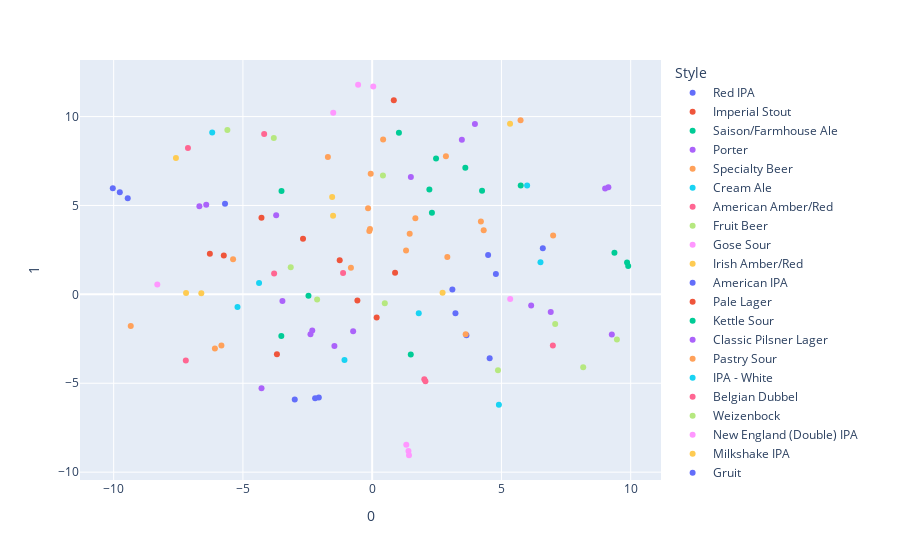

This figure's notebook cell:
### Code cell
fig = px.scatter(tsne_df,
                 x=0,
                 y=1,
                 color="Style",
                 hover_data=["Beer", "Section", "Number"]
                )
fig.show()

### Figure 1 — Plotly figure (JSON) as saved in the notebook; plotly's stock layout.template omitted (floating-point values rounded to 4 significant figures)
{"data": [{"customdata": [["HONEY GUM (RED IPA)", 1, 1], ["King River Double Red IPA", 1, 12], ["Hybrid Theory Red Rye IPA", 1, 18]], "hovertemplate": "Style=Red IPA<br>0=%{x}<br>1=%{y}<br>Beer=%{customdata[0]}<br>Section=%{customdata[1]}<br>Number=%{customdata[2]}<extra></extra>", "legendgroup": "Red IPA", "marker": {"color": "#636efa", "symbol": "circle"}, "mode": "markers", "name": "Red IPA", "orientation": "v", "showlegend": true, "type": "scatter", "x": [-10.03, -9.456, -9.762], "xaxis": "x", "y": [5.972, 5.407, 5.737], "yaxis": "y"}, {"customdata": [["Choc à l'orange", 1, 2], ["Crumbs - Imperial Cookie Stout", 1, 5], ["Bounty Hunter", 2, 21], ["Abominable S'Mores Imperial Milk Stout", 5, 87], ["Lord Barista", 6, 111]], "hovertemplate": "Style=Imperial Stout<br>0=%{x}<br>1=%{y}<br>Beer=%{customdata[0]}<br>Section=%{customdata[1]}<br>Number=%{customdata[2]}<extra></extra>", "legendgroup": "Imperial Stout", "marker": {"color": "#EF553B", "symbol": "circle"}, "mode": "markers", "name": "Imperial Stout", "orientation": "v", "showlegend": true, "type": "scatter", "x": [-4.282, -0.5717, 0.1732, -2.675, -3.685], "xaxis": "x", "y": [4.314, -0.3506, -1.305, 3.127, -3.368], "yaxis": "y"}, {"customdata": [["Spaghetti Saison", 1, 3], ["Sparkling Saison Noir", 3, 50], ["Black Mamba - Imperial Black Saison", 6, 105]], "hovertemplate": "Style=Saison/Farmhouse Ale<br>0=%{x}<br>1=%{y}<br>Beer=%{customdata[0]}<br>Section=%{customdata[1]}<br>Number=%{customdata[2]}<extra></extra>", "legendgroup": "Saison/Farmhouse Ale", "marker": {"color": "#00cc96", "symbol": "circle"}, "mode": "markers", "name": "Saison/Farmhouse Ale", "orientation": "v", "showlegend": true, "type": "scatter", "x": [9.859, 9.903, 9.371], "xaxis": "x", "y": [1.793, 1.599, 2.339], "yaxis": "y"}, {"customdata": [["Cocoa Comet", 1, 4], ["Don't Take The Pith", 1, 13], ["Nitro Citrus - Blood Orange Chocolate Porter", 2, 26], ["Biscoff Chocolate Brownie Porter", 4, 78], ["Miso Macadamia Stout", 5, 100]], "hovertemplate": "Style=Porter<br>0=%{x}<br>1=%{y}<br>Beer=%{customdata[0]}<br>Section=%{customdata[1]}<br>Number=%{customdata[2]}<extra></extra>", "legendgroup": "Porter", "marker": {"color": "#ab63fa", "symbol": "circle"}, "mode": "markers", "name": "Porter", "orientation": "v", "showlegend": true, "type": "scatter", "x": [9.136, -6.683, -6.42, 9.011, -4.281], "xaxis": "x", "y": [6.028, 4.953, 5.039, 5.957, -5.276], "yaxis": "y"}, {"customdata": [["Unlikely Friends", 1, 6], ["Brunswick Grape Ale", 1, 14], ["Rum Running", 2, 25], ["Honey Honey, Joy Joy", 3, 57], ["Pick of the Bunch", 3, 58], ["Ooray for Gilbert", 4, 75], ["Billson's Flavored Sour Beer", 4, 79], ["Sweet as Pie", 5, 91], ["Partical Fusion - worlds collide", 5, 94], ["Salvaged Cherry Cola", 5, 98], ["Strawberry Champagne Beer", 6, 101], ["Raspberry Sherbet Bomb", 6, 115]], "hovertemplate": "Style=Specialty Beer<br>0=%{x}<br>1=%{y}<br>Beer=%{customdata[0]}<br>Section=%{customdata[1]}<br>Number=%{customdata[2]}<extra></extra>", "legendgroup": "Specialty Beer", "marker": {"color": "#FFA15A", "symbol": "circle"}, "mode": "markers", "name": "Specialty Beer", "orientation": "v", "showlegend": true, "type": "scatter", "x": [1.31, -5.381, -0.1592, 6.999, 4.314, -9.339, -0.05644, -1.713, -0.1098, 2.907, -0.08484, 5.74], "xaxis": "x", "y": [2.465, 1.979, 4.839, 3.317, 3.6, -1.776, 6.786, 7.728, 3.562, 2.108, 3.683, 9.789], "yaxis": "y"}, {"customdata": [["White Forest", 1, 7]], "hovertemplate": "Style=Cream Ale<br>0=%{x}<br>1=%{y}<br>Beer=%{customdata[0]}<br>Section=%{customdata[1]}<br>Number=%{customdata[2]}<extra></extra>", "legendgroup": "Cream Ale", "marker": {"color": "#19d3f3", "symbol": "circle"}, "mode": "markers", "name": "Cream Ale", "orientation": "v", "showlegend": true, "type": "scatter", "x": [-1.072], "xaxis": "x", "y": [-3.691], "yaxis": "y"}, {"customdata": [["Dank & Stormy", 1, 8]], "hovertemplate": "Style=American Amber/Red<br>0=%{x}<br>1=%{y}<br>Beer=%{customdata[0]}<br>Section=%{customdata[1]}<br>Number=%{customdata[2]}<extra></extra>", "legendgroup": "American Amber/Red", "marker": {"color": "#FF6692", "symbol": "circle"}, "mode": "markers", "name": "American Amber/Red", "orientation": "v", "showlegend": true, "type": "scatter", "x": [-7.126], "xaxis": "x", "y": [8.229], "yaxis": "y"}, {"customdata": [["Screamin' Peach", 1, 9], ["Yu Zerious? - Yuzu Russ”", 2, 27], ["Mai TaIPA", 2, 40], ["Slatterpuss Watermelon Sour", 4, 69]], "hovertemplate": "Style=Fruit Beer<br>0=%{x}<br>1=%{y}<br>Beer=%{customdata[0]}<br>Section=%{customdata[1]}<br>Number=%{customdata[2]}<extra></extra>", "legendgroup": "Fruit Beer", "marker": {"color": "#B6E880", "symbol": "circle"}, "mode": "markers", "name": "Fruit Beer", "orientation": "v", "showlegend": true, "type": "scatter", "x": [4.866, 8.163, 9.467, 0.4159], "xaxis": "x", "y": [-4.268, -4.097, -2.537, 6.69], "yaxis": "y"}, {"customdata": [["Funky Gose To Hollywood", 1, 10], ["Wakame Up Before You Gose", 2, 34], ["Spi-ski Margarita Gose", 4, 67]], "hovertemplate": "Style=Gose Sour<br>0=%{x}<br>1=%{y}<br>Beer=%{customdata[0]}<br>Section=%{customdata[1]}<br>Number=%{customdata[2]}<extra></extra>", "legendgroup": "Gose Sour", "marker": {"color": "#FF97FF", "symbol": "circle"}, "mode": "markers", "name": "Gose Sour", "orientation": "v", "showlegend": true, "type": "scatter", "x": [1.403, 1.32, 1.424], "xaxis": "x", "y": [-8.805, -8.465, -9.049], "yaxis": "y"}, {"customdata": [["Old Mate", 1, 11]], "hovertemplate": "Style=Irish Amber/Red<br>0=%{x}<br>1=%{y}<br>Beer=%{customdata[0]}<br>Section=%{customdata[1]}<br>Number=%{customdata[2]}<extra></extra>", "legendgroup": "Irish Amber/Red", "marker": {"color": "#FECB52", "symbol": "circle"}, "mode": "markers", "name": "Irish Amber/Red", "orientation": "v", "showlegend": true, "type": "scatter", "x": [-7.591], "xaxis": "x", "y": [7.667], "yaxis": "y"}, {"customdata": [["Pepper, Pepper, Pepper", 1, 15], ["Soolong Sucka", 2, 29], ["Hop Yearning", 3, 51], ["Two Thumbs Toasted Ironbark West Coast IPA", 3, 53], ["Bacon Me Crazy", 6, 112]], "hovertemplate": "Style=American IPA<br>0=%{x}<br>1=%{y}<br>Beer=%{customdata[0]}<br>Section=%{customdata[1]}<br>Number=%{customdata[2]}<extra></extra>", "legendgroup": "American IPA", "marker": {"color": "#636efa", "symbol": "circle"}, "mode": "markers", "name": "American IPA", "orientation": "v", "showlegend": true, "type": "scatter", "x": [4.544, 3.102, 3.222, 3.646, 4.785], "xaxis": "x", "y": [-3.598, 0.2741, -1.062, -2.292, 1.148], "yaxis": "y"}, {"customdata": [["Double Lemon Shochu Shandy", 1, 16]], "hovertemplate": "Style=Pale Lager<br>0=%{x}<br>1=%{y}<br>Beer=%{customdata[0]}<br>Section=%{customdata[1]}<br>Number=%{customdata[2]}<extra></extra>", "legendgroup": "Pale Lager", "marker": {"color": "#EF553B", "symbol": "circle"}, "mode": "markers", "name": "Pale Lager", "orientation": "v", "showlegend": true, "type": "scatter", "x": [0.8364], "xaxis": "x", "y": [10.92], "yaxis": "y"}, {"customdata": [["Smoke Rings", 1, 17], ["Tarte Noir", 2, 23], ["Pineapple Punch", 3, 52], ["Lemon & Key Lime Meringue Pie Sour", 3, 54], ["Fantastic Sour", 4, 71], ["Zombie Imperial Sour", 5, 95], ["Grand Slam' Strawberries & Cream Imperial Sour", 6, 106]], "hovertemplate": "Style=Kettle Sour<br>0=%{x}<br>1=%{y}<br>Beer=%{customdata[0]}<br>Section=%{customdata[1]}<br>Number=%{customdata[2]}<extra></extra>", "legendgroup": "Kettle Sour", "marker": {"color": "#00cc96", "symbol": "circle"}, "mode": "markers", "name": "Kettle Sour", "orientation": "v", "showlegend": true, "type": "scatter", "x": [4.25, 2.311, 5.746, 1.034, 3.603, 2.212, 2.47], "xaxis": "x", "y": [5.829, 4.591, 6.117, 9.086, 7.125, 5.895, 7.648], "yaxis": "y"}, {"customdata": [["Open Relationship", 1, 19], ["Paradise Pils", 2, 24], [null, 6, 103]], "hovertemplate": "Style=Classic Pilsner Lager<br>0=%{x}<br>1=%{y}<br>Beer=%{customdata[0]}<br>Section=%{customdata[1]}<br>Number=%{customdata[2]}<extra></extra>", "legendgroup": "Classic Pilsner Lager", "marker": {"color": "#ab63fa", "symbol": "circle"}, "mode": "markers", "name": "Classic Pilsner Lager", "orientation": "v", "showlegend": true, "type": "scatter", "x": [6.15, 6.907, 9.27], "xaxis": "x", "y": [-0.6202, -0.9875, -2.253], "yaxis": "y"}, {"customdata": [["Krushberry Pi 3.142%", 1, 20], ["Sucker Punch Strawberries & Cream Lollipop Sour", 3, 46], ["Thicker Than Water (Brazilian Blood Limeaide Sour)", 4, 76], ["Banana and Blueberry Imperial Maple Maccadamia Pancake Smoothie Sour", 5, 88]], "hovertemplate": "Style=Pastry Sour<br>0=%{x}<br>1=%{y}<br>Beer=%{customdata[0]}<br>Section=%{customdata[1]}<br>Number=%{customdata[2]}<extra></extra>", "legendgroup": "Pastry Sour", "marker": {"color": "#FFA15A", "symbol": "circle"}, "mode": "markers", "name": "Pastry Sour", "orientation": "v", "showlegend": true, "type": "scatter", "x": [0.4236, 2.852, 1.67, 4.206], "xaxis": "x", "y": [8.707, 7.762, 4.278, 4.095], "yaxis": "y"}, {"customdata": [[null, 2, 22]], "hovertemplate": "Style=IPA - White<br>0=%{x}<br>1=%{y}<br>Beer=%{customdata[0]}<br>Section=%{customdata[1]}<br>Number=%{customdata[2]}<extra></extra>", "legendgroup": "IPA - White", "marker": {"color": "#19d3f3", "symbol": "circle"}, "mode": "markers", "name": "IPA - White", "orientation": "v", "showlegend": true, "type": "scatter", "x": [6.51], "xaxis": "x", "y": [1.805], "yaxis": "y"}, {"customdata": [["Dubbel Dutch", 2, 28]], "hovertemplate": "Style=Belgian Dubbel<br>0=%{x}<br>1=%{y}<br>Beer=%{customdata[0]}<br>Section=%{customdata[1]}<br>Number=%{customdata[2]}<extra></extra>", "legendgroup": "Belgian Dubbel", "marker": {"color": "#FF6692", "symbol": "circle"}, "mode": "markers", "name": "Belgian Dubbel", "orientation": "v", "showlegend": true, "type": "scatter", "x": [-3.792], "xaxis": "x", "y": [1.178], "yaxis": "y"}, {"customdata": [["Wise and the Foolish", 2, 30]], "hovertemplate": "Style=Weizenbock<br>0=%{x}<br>1=%{y}<br>Beer=%{customdata[0]}<br>Section=%{customdata[1]}<br>Number=%{customdata[2]}<extra></extra>", "legendgroup": "Weizenbock", "marker": {"color": "#B6E880", "symbol": "circle"}, "mode": "markers", "name": "Weizenbock", "orientation": "v", "showlegend": true, "type": "scatter", "x": [-3.151], "xaxis": "x", "y": [1.525], "yaxis": "y"}, {"customdata": [["Guava Lava Imperial IPL", 2, 31], ["Double Booti KNEIPA", 4, 74]], "hovertemplate": "Style=New England (Double) IPA<br>0=%{x}<br>1=%{y}<br>Beer=%{customdata[0]}<br>Section=%{customdata[1]}<br>Number=%{customdata[2]}<extra></extra>", "legendgroup": "New England (Double) IPA", "marker": {"color": "#FF97FF", "symbol": "circle"}, "mode": "markers", "name": "New England (Double) IPA", "orientation": "v", "showlegend": true, "type": "scatter", "x": [-0.5445, 0.04108], "xaxis": "x", "y": [11.79, 11.68], "yaxis": "y"}, {"customdata": [["Pig Pickin Cake", 2, 32], ["DDH Unicorn Frappe NEIPA", 4, 68]], "hovertemplate": "Style=Milkshake IPA<br>0=%{x}<br>1=%{y}<br>Beer=%{customdata[0]}<br>Section=%{customdata[1]}<br>Number=%{customdata[2]}<extra></extra>", "legendgroup": "Milkshake IPA", "marker": {"color": "#FECB52", "symbol": "circle"}, "mode": "markers", "name": "Milkshake IPA", "orientation": "v", "showlegend": true, "type": "scatter", "x": [-1.548, -1.512], "xaxis": "x", "y": [5.48, 4.418], "yaxis": "y"}, {"customdata": [["Hopless - Botanical IPA", 2, 33]], "hovertemplate": "Style=Gruit<br>0=%{x}<br>1=%{y}<br>Beer=%{customdata[0]}<br>Section=%{customdata[1]}<br>Number=%{customdata[2]}<extra></extra>", "legendgroup": "Gruit", "marker": {"color": "#636efa", "symbol": "circle"}, "mode": "markers", "name": "Gruit", "orientation": "v", "showlegend": true, "type": "scatter", "x": [6.6], "xaxis": "x", "y": [2.59], "yaxis": "y"}, {"customdata": [["Michelager", 2, 35]], "hovertemplate": "Style=Lager - Mexican<br>0=%{x}<br>1=%{y}<br>Beer=%{customdata[0]}<br>Section=%{customdata[1]}<br>Number=%{customdata[2]}<extra></extra>", "legendgroup": "Lager - Mexican", "marker": {"color": "#EF553B", "symbol": "circle"}, "mode": "markers", "name": "Lager - Mexican", "orientation": "v", "showlegend": true, "type": "scatter", "x": [-1.256], "xaxis": "x", "y": [1.92], "yaxis": "y"}, {"customdata": [["Smooth Caffeinator", 2, 36]], "hovertemplate": "Style=Dulce de Leche Affogato Stout<br>0=%{x}<br>1=%{y}<br>Beer=%{customdata[0]}<br>Section=%{customdata[1]}<br>Number=%{customdata[2]}<extra></extra>", "legendgroup": "Dulce de Leche Affogato Stout", "marker": {"color": "#00cc96", "symbol": "circle"}, "mode": "markers", "name": "Dulce de Leche Affogato Stout", "orientation": "v", "showlegend": true, "type": "scatter", "x": [-2.464], "xaxis": "x", "y": [-0.07463], "yaxis": "y"}, {"customdata": [["Blackberries, Blueberries and Sour Patch kids!", 2, 37]], "hovertemplate": "Style=Sour - Kettle Sour<br>0=%{x}<br>1=%{y}<br>Beer=%{customdata[0]}<br>Section=%{customdata[1]}<br>Number=%{customdata[2]}<extra></extra>", "legendgroup": "Sour - Kettle Sour", "marker": {"color": "#ab63fa", "symbol": "circle"}, "mode": "markers", "name": "Sour - Kettle Sour", "orientation": "v", "showlegend": true, "type": "scatter", "x": [1.496], "xaxis": "x", "y": [6.604], "yaxis": "y"}, {"customdata": [["Supermassive Black Hole", 2, 38]], "hovertemplate": "Style=Stout - Pastry<br>0=%{x}<br>1=%{y}<br>Beer=%{customdata[0]}<br>Section=%{customdata[1]}<br>Number=%{customdata[2]}<extra></extra>", "legendgroup": "Stout - Pastry", "marker": {"color": "#FFA15A", "symbol": "circle"}, "mode": "markers", "name": "Stout - Pastry", "orientation": "v", "showlegend": true, "type": "scatter", "x": [1.451], "xaxis": "x", "y": [3.412], "yaxis": "y"}, {"customdata": [["Feiladh Mor (\"Great Kilt\")", 2, 39]], "hovertemplate": "Style=Scotch Ale/Wee Heavy<br>0=%{x}<br>1=%{y}<br>Beer=%{customdata[0]}<br>Section=%{customdata[1]}<br>Number=%{customdata[2]}<extra></extra>", "legendgroup": "Scotch Ale/Wee Heavy", "marker": {"color": "#19d3f3", "symbol": "circle"}, "mode": "markers", "name": "Scotch Ale/Wee Heavy", "orientation": "v", "showlegend": true, "type": "scatter", "x": [-5.209], "xaxis": "x", "y": [-0.7062], "yaxis": "y"}, {"customdata": [["Haze Train", 3, 41], ["Southern Crossed Lovers - ANZIPA", 4, 65], ["Big Feelings", 6, 107]], "hovertemplate": "Style=Hazy IPA<br>0=%{x}<br>1=%{y}<br>Beer=%{customdata[0]}<br>Section=%{customdata[1]}<br>Number=%{customdata[2]}<extra></extra>", "legendgroup": "Hazy IPA", "marker": {"color": "#FF6692", "symbol": "circle"}, "mode": "markers", "name": "Hazy IPA", "orientation": "v", "showlegend": true, "type": "scatter", "x": [2.017, 2.06, 6.989], "xaxis": "x", "y": [-4.774, -4.885, -2.88], "yaxis": "y"}, {"customdata": [["Creature of the Deep", 3, 42], ["Flat White Oatmeal stout", 6, 109]], "hovertemplate": "Style=Oatmeal Stout<br>0=%{x}<br>1=%{y}<br>Beer=%{customdata[0]}<br>Section=%{customdata[1]}<br>Number=%{customdata[2]}<extra></extra>", "legendgroup": "Oatmeal Stout", "marker": {"color": "#B6E880", "symbol": "circle"}, "mode": "markers", "name": "Oatmeal Stout", "orientation": "v", "showlegend": true, "type": "scatter", "x": [0.488, -2.13], "xaxis": "x", "y": [-0.4977, -0.2875], "yaxis": "y"}, {"customdata": [["Triple Sticky", 3, 43]], "hovertemplate": "Style=Hoppy Lager<br>0=%{x}<br>1=%{y}<br>Beer=%{customdata[0]}<br>Section=%{customdata[1]}<br>Number=%{customdata[2]}<extra></extra>", "legendgroup": "Hoppy Lager", "marker": {"color": "#FF97FF", "symbol": "circle"}, "mode": "markers", "name": "Hoppy Lager", "orientation": "v", "showlegend": true, "type": "scatter", "x": [5.339], "xaxis": "x", "y": [-0.2656], "yaxis": "y"}, {"customdata": [["Rose Petal Raspberry Sour", 3, 44]], "hovertemplate": "Style=Sour<br>0=%{x}<br>1=%{y}<br>Beer=%{customdata[0]}<br>Section=%{customdata[1]}<br>Number=%{customdata[2]}<extra></extra>", "legendgroup": "Sour", "marker": {"color": "#FECB52", "symbol": "circle"}, "mode": "markers", "name": "Sour", "orientation": "v", "showlegend": true, "type": "scatter", "x": [5.333], "xaxis": "x", "y": [9.592], "yaxis": "y"}, {"customdata": [["“Shinigami” - Umami Smoked Porter", 3, 45], ["Smoked Kelp Stout", 5, 81], ["Holy Smokes! - Camel Dung Smoked Porter", 5, 97]], "hovertemplate": "Style=Smoked Beer (non Rauchbier)<br>0=%{x}<br>1=%{y}<br>Beer=%{customdata[0]}<br>Section=%{customdata[1]}<br>Number=%{customdata[2]}<extra></extra>", "legendgroup": "Smoked Beer (non Rauchbier)", "marker": {"color": "#636efa", "symbol": "circle"}, "mode": "markers", "name": "Smoked Beer (non Rauchbier)", "orientation": "v", "showlegend": true, "type": "scatter", "x": [-2.995, -2.063, -2.208], "xaxis": "x", "y": [-5.909, -5.795, -5.841], "yaxis": "y"}, {"customdata": [["Aurora Australis Wonder Ale", 3, 47]], "hovertemplate": "Style=Belgian Dark Strong Ale<br>0=%{x}<br>1=%{y}<br>Beer=%{customdata[0]}<br>Section=%{customdata[1]}<br>Number=%{customdata[2]}<extra></extra>", "legendgroup": "Belgian Dark Strong Ale", "marker": {"color": "#EF553B", "symbol": "circle"}, "mode": "markers", "name": "Belgian Dark Strong Ale", "orientation": "v", "showlegend": true, "type": "scatter", "x": [-5.74], "xaxis": "x", "y": [2.189], "yaxis": "y"}, {"customdata": [["Lazy Bones", 3, 48]], "hovertemplate": "Style=Brut IPA<br>0=%{x}<br>1=%{y}<br>Beer=%{customdata[0]}<br>Section=%{customdata[1]}<br>Number=%{customdata[2]}<extra></extra>", "legendgroup": "Brut IPA", "marker": {"color": "#00cc96", "symbol": "circle"}, "mode": "markers", "name": "Brut IPA", "orientation": "v", "showlegend": true, "type": "scatter", "x": [1.493], "xaxis": "x", "y": [-3.389], "yaxis": "y"}, {"customdata": [["Pandan White Chocolate Stout", 3, 49], ["Black Forest Espresso", 3, 59], ["The Cowboy Slickshake", 4, 61], ["Rocky road campfire chocolate smoked stout", 5, 90], ["A boy named Tiramisu", 6, 114]], "hovertemplate": "Style=Pastry Stout<br>0=%{x}<br>1=%{y}<br>Beer=%{customdata[0]}<br>Section=%{customdata[1]}<br>Number=%{customdata[2]}<extra></extra>", "legendgroup": "Pastry Stout", "marker": {"color": "#ab63fa", "symbol": "circle"}, "mode": "markers", "name": "Pastry Stout", "orientation": "v", "showlegend": true, "type": "scatter", "x": [-1.461, -2.387, -3.714, -0.7361, -2.318], "xaxis": "x", "y": [-2.908, -2.241, 4.447, -2.077, -2.029], "yaxis": "y"}, {"customdata": [["Angry Fish", 3, 55], ["Hellhound", 6, 110]], "hovertemplate": "Style=Baltic Porter<br>0=%{x}<br>1=%{y}<br>Beer=%{customdata[0]}<br>Section=%{customdata[1]}<br>Number=%{customdata[2]}<extra></extra>", "legendgroup": "Baltic Porter", "marker": {"color": "#FFA15A", "symbol": "circle"}, "mode": "markers", "name": "Baltic Porter", "orientation": "v", "showlegend": true, "type": "scatter", "x": [-6.084, -5.831], "xaxis": "x", "y": [-3.044, -2.875], "yaxis": "y"}, {"customdata": [["The Sanga", 3, 56], ["Golden Roots - Spiced Volcanic Sweet Potato Copper Ale", 4, 80]], "hovertemplate": "Style=Experimental Beer<br>0=%{x}<br>1=%{y}<br>Beer=%{customdata[0]}<br>Section=%{customdata[1]}<br>Number=%{customdata[2]}<extra></extra>", "legendgroup": "Experimental Beer", "marker": {"color": "#19d3f3", "symbol": "circle"}, "mode": "markers", "name": "Experimental Beer", "orientation": "v", "showlegend": true, "type": "scatter", "x": [4.902, -4.375], "xaxis": "x", "y": [-6.206, 0.6339], "yaxis": "y"}, {"customdata": [["Vanta Manta", 4, 63]], "hovertemplate": "Style=Schwarzbier<br>0=%{x}<br>1=%{y}<br>Beer=%{customdata[0]}<br>Section=%{customdata[1]}<br>Number=%{customdata[2]}<extra></extra>", "legendgroup": "Schwarzbier", "marker": {"color": "#FF6692", "symbol": "circle"}, "mode": "markers", "name": "Schwarzbier", "orientation": "v", "showlegend": true, "type": "scatter", "x": [-7.209], "xaxis": "x", "y": [-3.714], "yaxis": "y"}, {"customdata": [["Slice of Heaven - Thiolised NZ Pilsner", 4, 64]], "hovertemplate": "Style=New Zealand Pilsner Lager<br>0=%{x}<br>1=%{y}<br>Beer=%{customdata[0]}<br>Section=%{customdata[1]}<br>Number=%{customdata[2]}<extra></extra>", "legendgroup": "New Zealand Pilsner Lager", "marker": {"color": "#B6E880", "symbol": "circle"}, "mode": "markers", "name": "New Zealand Pilsner Lager", "orientation": "v", "showlegend": true, "type": "scatter", "x": [7.079], "xaxis": "x", "y": [-1.667], "yaxis": "y"}, {"customdata": [["Mr. Phantastic", 4, 66]], "hovertemplate": "Style=Cold IPA<br>0=%{x}<br>1=%{y}<br>Beer=%{customdata[0]}<br>Section=%{customdata[1]}<br>Number=%{customdata[2]}<extra></extra>", "legendgroup": "Cold IPA", "marker": {"color": "#FF97FF", "symbol": "circle"}, "mode": "markers", "name": "Cold IPA", "orientation": "v", "showlegend": true, "type": "scatter", "x": [-1.507], "xaxis": "x", "y": [10.21], "yaxis": "y"}, {"customdata": [["Daily Tot' - Rum Raisin Brown Ale", 4, 70], ["The Notorious F.I.G.", 6, 108]], "hovertemplate": "Style=UK Brown Ale<br>0=%{x}<br>1=%{y}<br>Beer=%{customdata[0]}<br>Section=%{customdata[1]}<br>Number=%{customdata[2]}<extra></extra>", "legendgroup": "UK Brown Ale", "marker": {"color": "#FECB52", "symbol": "circle"}, "mode": "markers", "name": "UK Brown Ale", "orientation": "v", "showlegend": true, "type": "scatter", "x": [-6.609, -7.2], "xaxis": "x", "y": [0.06814, 0.08001], "yaxis": "y"}, {"customdata": [["Vanilla Bean Panna Cotta", 4, 72]], "hovertemplate": "Style=Stout - White<br>0=%{x}<br>1=%{y}<br>Beer=%{customdata[0]}<br>Section=%{customdata[1]}<br>Number=%{customdata[2]}<extra></extra>", "legendgroup": "Stout - White", "marker": {"color": "#636efa", "symbol": "circle"}, "mode": "markers", "name": "Stout - White", "orientation": "v", "showlegend": true, "type": "scatter", "x": [4.484], "xaxis": "x", "y": [2.212], "yaxis": "y"}, {"customdata": [["ALTernate BIER", 4, 73]], "hovertemplate": "Style=Altbier<br>0=%{x}<br>1=%{y}<br>Beer=%{customdata[0]}<br>Section=%{customdata[1]}<br>Number=%{customdata[2]}<extra></extra>", "legendgroup": "Altbier", "marker": {"color": "#EF553B", "symbol": "circle"}, "mode": "markers", "name": "Altbier", "orientation": "v", "showlegend": true, "type": "scatter", "x": [0.8857], "xaxis": "x", "y": [1.217], "yaxis": "y"}, {"customdata": [["Insane Kölche Posse", 4, 77]], "hovertemplate": "Style=Kölsch<br>0=%{x}<br>1=%{y}<br>Beer=%{customdata[0]}<br>Section=%{customdata[1]}<br>Number=%{customdata[2]}<extra></extra>", "legendgroup": "Kölsch", "marker": {"color": "#00cc96", "symbol": "circle"}, "mode": "markers", "name": "Kölsch", "orientation": "v", "showlegend": true, "type": "scatter", "x": [-3.506], "xaxis": "x", "y": [5.812], "yaxis": "y"}, {"customdata": [["The 'H' is Silent", 5, 82], ["Simz Spicy Vanilla Gorilla", 5, 84]], "hovertemplate": "Style=Mixed Fermentation Sour<br>0=%{x}<br>1=%{y}<br>Beer=%{customdata[0]}<br>Section=%{customdata[1]}<br>Number=%{customdata[2]}<extra></extra>", "legendgroup": "Mixed Fermentation Sour", "marker": {"color": "#ab63fa", "symbol": "circle"}, "mode": "markers", "name": "Mixed Fermentation Sour", "orientation": "v", "showlegend": true, "type": "scatter", "x": [3.469, 3.974], "xaxis": "x", "y": [8.692, 9.584], "yaxis": "y"}, {"customdata": [["West coast story", 5, 83]], "hovertemplate": "Style=Australian IPA<br>0=%{x}<br>1=%{y}<br>Beer=%{customdata[0]}<br>Section=%{customdata[1]}<br>Number=%{customdata[2]}<extra></extra>", "legendgroup": "Australian IPA", "marker": {"color": "#FFA15A", "symbol": "circle"}, "mode": "markers", "name": "Australian IPA", "orientation": "v", "showlegend": true, "type": "scatter", "x": [3.616], "xaxis": "x", "y": [-2.246], "yaxis": "y"}, {"customdata": [["The Terpinator", 5, 85]], "hovertemplate": "Style=IPA - American<br>0=%{x}<br>1=%{y}<br>Beer=%{customdata[0]}<br>Section=%{customdata[1]}<br>Number=%{customdata[2]}<extra></extra>", "legendgroup": "IPA - American", "marker": {"color": "#19d3f3", "symbol": "circle"}, "mode": "markers", "name": "IPA - American", "orientation": "v", "showlegend": true, "type": "scatter", "x": [1.802], "xaxis": "x", "y": [-1.059], "yaxis": "y"}, {"customdata": [["Tradies Breakfast - Vienna Coffee Lager meets Custard Tart", 5, 86]], "hovertemplate": "Style=Vienna Lager<br>0=%{x}<br>1=%{y}<br>Beer=%{customdata[0]}<br>Section=%{customdata[1]}<br>Number=%{customdata[2]}<extra></extra>", "legendgroup": "Vienna Lager", "marker": {"color": "#FF6692", "symbol": "circle"}, "mode": "markers", "name": "Vienna Lager", "orientation": "v", "showlegend": true, "type": "scatter", "x": [-1.125], "xaxis": "x", "y": [1.203], "yaxis": "y"}, {"customdata": [["Apfelstrudle Pastry Hefe", 5, 89]], "hovertemplate": "Style=Weizen/Weissbier/Hefeweizen<br>0=%{x}<br>1=%{y}<br>Beer=%{customdata[0]}<br>Section=%{customdata[1]}<br>Number=%{customdata[2]}<extra></extra>", "legendgroup": "Weizen/Weissbier/Hefeweizen", "marker": {"color": "#B6E880", "symbol": "circle"}, "mode": "markers", "name": "Weizen/Weissbier/Hefeweizen", "orientation": "v", "showlegend": true, "type": "scatter", "x": [-3.805], "xaxis": "x", "y": [8.799], "yaxis": "y"}, {"customdata": [["SAB Bitter", 5, 92]], "hovertemplate": "Style=ESB (Extra Special Bitter)<br>0=%{x}<br>1=%{y}<br>Beer=%{customdata[0]}<br>Section=%{customdata[1]}<br>Number=%{customdata[2]}<extra></extra>", "legendgroup": "ESB (Extra Special Bitter)", "marker": {"color": "#FF97FF", "symbol": "circle"}, "mode": "markers", "name": "ESB (Extra Special Bitter)", "orientation": "v", "showlegend": true, "type": "scatter", "x": [-8.311], "xaxis": "x", "y": [0.5606], "yaxis": "y"}, {"customdata": [["Smooth Landing - Fruit Punch IPA", 5, 93]], "hovertemplate": "Style=IPA - Hazy<br>0=%{x}<br>1=%{y}<br>Beer=%{customdata[0]}<br>Section=%{customdata[1]}<br>Number=%{customdata[2]}<extra></extra>", "legendgroup": "IPA - Hazy", "marker": {"color": "#FECB52", "symbol": "circle"}, "mode": "markers", "name": "IPA - Hazy", "orientation": "v", "showlegend": true, "type": "scatter", "x": [2.723], "xaxis": "x", "y": [0.08533], "yaxis": "y"}, {"customdata": [["Equinox '24", 5, 96]], "hovertemplate": "Style=Imperial IPA<br>0=%{x}<br>1=%{y}<br>Beer=%{customdata[0]}<br>Section=%{customdata[1]}<br>Number=%{customdata[2]}<extra></extra>", "legendgroup": "Imperial IPA", "marker": {"color": "#636efa", "symbol": "circle"}, "mode": "markers", "name": "Imperial IPA", "orientation": "v", "showlegend": true, "type": "scatter", "x": [-5.692], "xaxis": "x", "y": [5.094], "yaxis": "y"}, {"customdata": [["Escape The Heat - Belgian Ale with Jalapeños", 5, 99]], "hovertemplate": "Style=Belgian Specialty Ale<br>0=%{x}<br>1=%{y}<br>Beer=%{customdata[0]}<br>Section=%{customdata[1]}<br>Number=%{customdata[2]}<extra></extra>", "legendgroup": "Belgian Specialty Ale", "marker": {"color": "#EF553B", "symbol": "circle"}, "mode": "markers", "name": "Belgian Specialty Ale", "orientation": "v", "showlegend": true, "type": "scatter", "x": [-6.279], "xaxis": "x", "y": [2.289], "yaxis": "y"}, {"customdata": [["Try And Banh Mi", 6, 102]], "hovertemplate": "Style=Stout<br>0=%{x}<br>1=%{y}<br>Beer=%{customdata[0]}<br>Section=%{customdata[1]}<br>Number=%{customdata[2]}<extra></extra>", "legendgroup": "Stout", "marker": {"color": "#00cc96", "symbol": "circle"}, "mode": "markers", "name": "Stout", "orientation": "v", "showlegend": true, "type": "scatter", "x": [-3.514], "xaxis": "x", "y": [-2.343], "yaxis": "y"}, {"customdata": [["Cereal for Dinner", 6, 104]], "hovertemplate": "Style=New England IPA<br>0=%{x}<br>1=%{y}<br>Beer=%{customdata[0]}<br>Section=%{customdata[1]}<br>Number=%{customdata[2]}<extra></extra>", "legendgroup": "New England IPA", "marker": {"color": "#ab63fa", "symbol": "circle"}, "mode": "markers", "name": "New England IPA", "orientation": "v", "showlegend": true, "type": "scatter", "x": [-3.471], "xaxis": "x", "y": [-0.3782], "yaxis": "y"}, {"customdata": [["Beer-ria taco lager", 6, 113]], "hovertemplate": "Style=Rauchbier<br>0=%{x}<br>1=%{y}<br>Beer=%{customdata[0]}<br>Section=%{customdata[1]}<br>Number=%{customdata[2]}<extra></extra>", "legendgroup": "Rauchbier", "marker": {"color": "#FFA15A", "symbol": "circle"}, "mode": "markers", "name": "Rauchbier", "orientation": "v", "showlegend": true, "type": "scatter", "x": [-0.8222], "xaxis": "x", "y": [1.493], "yaxis": "y"}, {"customdata": [["Ginger Monkey", 6, 116], [null, 6, 117]], "hovertemplate": "Style=Cocktail<br>0=%{x}<br>1=%{y}<br>Beer=%{customdata[0]}<br>Section=%{customdata[1]}<br>Number=%{customdata[2]}<extra></extra>", "legendgroup": "Cocktail", "marker": {"color": "#19d3f3", "symbol": "circle"}, "mode": "markers", "name": "Cocktail", "orientation": "v", "showlegend": true, "type": "scatter", "x": [-6.188, 5.993], "xaxis": "x", "y": [9.105, 6.121], "yaxis": "y"}, {"customdata": [["Eddies Crisp Apple", 6, 118]], "hovertemplate": "Style=Traditional Cider<br>0=%{x}<br>1=%{y}<br>Beer=%{customdata[0]}<br>Section=%{customdata[1]}<br>Number=%{customdata[2]}<extra></extra>", "legendgroup": "Traditional Cider", "marker": {"color": "#FF6692", "symbol": "circle"}, "mode": "markers", "name": "Traditional Cider", "orientation": "v", "showlegend": true, "type": "scatter", "x": [-4.178], "xaxis": "x", "y": [9.023], "yaxis": "y"}, {"customdata": [["Cloudy Apple & Ginger", 6, 119]], "hovertemplate": "Style=Specialty Cider<br>0=%{x}<br>1=%{y}<br>Beer=%{customdata[0]}<br>Section=%{customdata[1]}<br>Number=%{customdata[2]}<extra></extra>", "legendgroup": "Specialty Cider", "marker": {"color": "#B6E880", "symbol": "circle"}, "mode": "markers", "name": "Specialty Cider", "orientation": "v", "showlegend": true, "type": "scatter", "x": [-5.601], "xaxis": "x", "y": [9.241], "yaxis": "y"}], "layout": {"legend": {"title": {"text": "Style"}, "tracegroupgap": 0}, "margin": {"t": 60}, "xaxis": {"anchor": "y", "domain": [0, 1], "title": {"text": "0"}}, "yaxis": {"anchor": "x", "domain": [0, 1], "title": {"text": "1"}}}}
